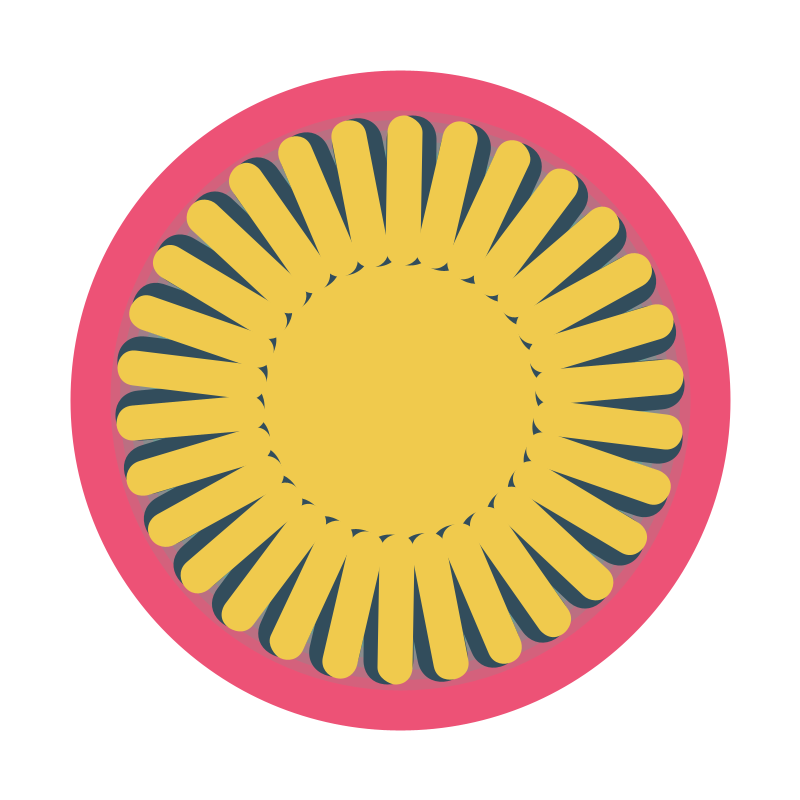
Frame 1 (no input)
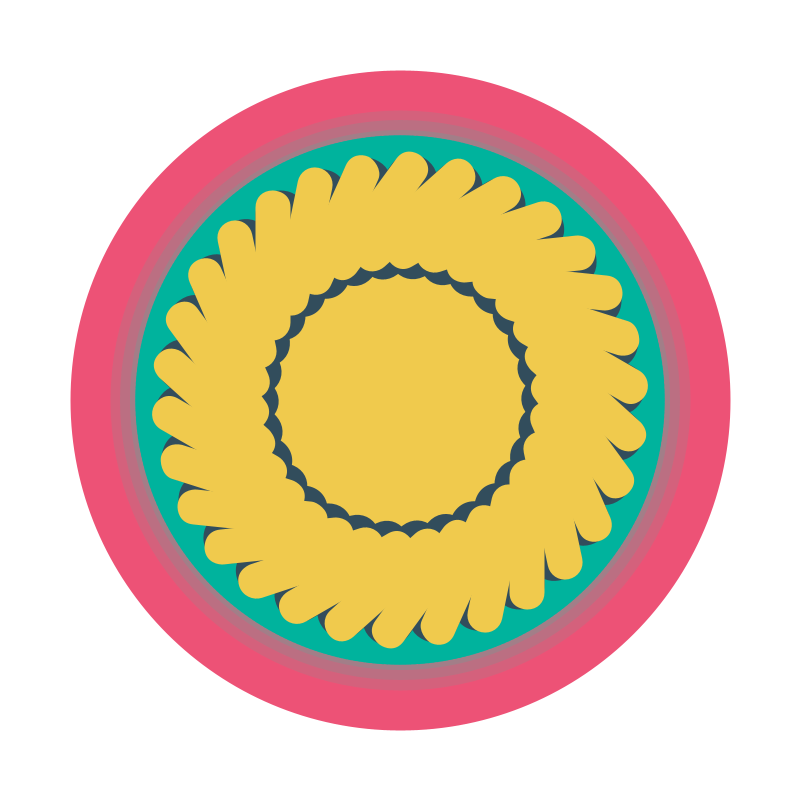
Frame 60 (the mouse pressed at the canvas centre just before this capture)
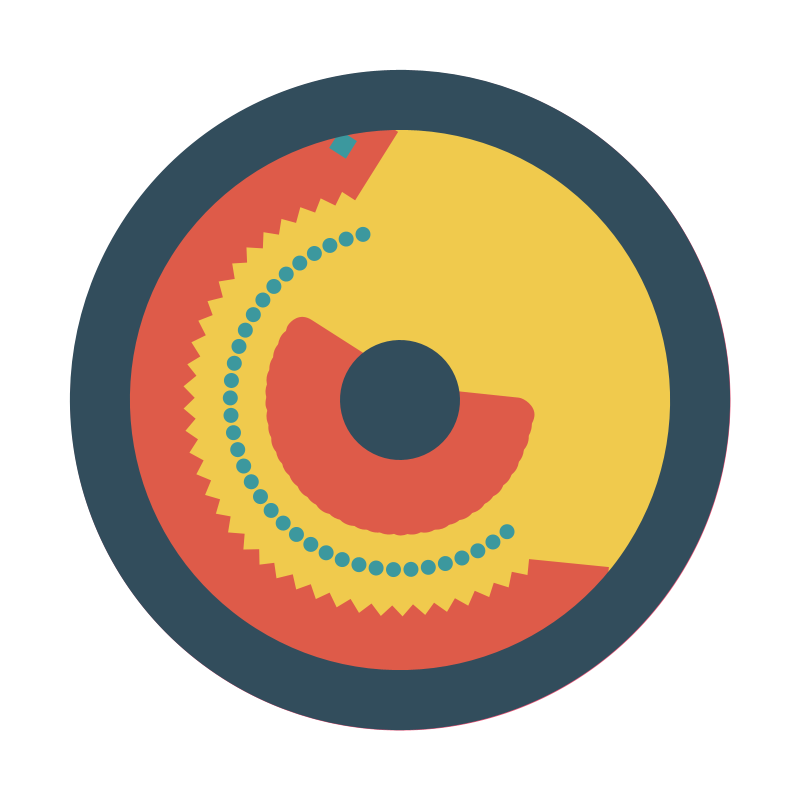
Frame 120 (the mouse held since frame 60 and released just before this capture)

The Processing sketch that drew these frames (run headless with seeded random() and noise(); from frame 60 on, the mouse is pressed at the canvas centre):

// Processing sketch: c1Juan
// ── c1Juan.pde
/*
//INSTRUCCIONES//

1.	Presionando la tecla “n” se cambian los colores a una paleta de colores predefinida, además se agrega una forma que hace que la composición sea más interesante y distinta.
2.	Presionando la tecla “m” se cambian los colores a una paleta de colores aleatoria, además se le agrega una forma que hace que la composición sea más interesante y distinta.
3.	Presionando la tecla “b” algunos de los colores se cambian por blancos y negros.
4.	Presionando el mouse la composición se convierte en otra, con otros movimientos, colores y formas.
5.	Presionando la tecla  ”r” el sketch se reinicia.

//////////////////////////////////// SKETCH ////////////////////////////////////

//OBJETIVOS: // HACER QUE CAMBIE DE COLOR CON ArrayList DE COLOR/
             // HACER QUE LA VELOCIDAD CAMBIE CON KEYPRESSED
             // INCORPORAR UNA INTERACCION CON EL MOUSE (¿GRADIENTES? ¿COS, SIN? ¿?)
*/


// LISTAS
color[] colores;

//CLASES
Vert1 a;     // SE DEFINE LA CLASE

// COLOR CONTORNOS
color c1   = color(50,77,92);         // Original
color c1_c = color(0);                // cambio otro color stroke pequeño
color c2   = color(240,67,58);        // Original
color c2_c = color(255);              // cambio otro color stroke grande
color ef   = color(240, 202, 77);     // color ellipse del fondo
color ef_c = color(240, 202, 77);     // Cambia el color ellipse del fondo
color f1_c = color(0);                // Cambia color a negro: Afecta a lerp color
color t1_c = color(0);                // Cambia color a negro: Afecta a lerp color

// Cuarta paleta de colores

color c1_v = color(64, 21, 42);                                   // Afecta lado sombreado cambio otro color stroke pequeño
color c2_v = color(0);                                            // cambio otro color stroke grande
color c3_v = color(244, 205, 165);                                // Afecta al color de fondo
color ef_v = color(255, 82, 51);                                  // Afecta lado no sombreado color ellipse del fondo cambio
color efRandom = color(random(255),random(255),random(255));      // Definicion de un color random: se activa con la interaccion de la tecla "m"
color c1Random = color(random(255),random(255),random(255));      // Definicion de un color random: se activa con la interaccion de la tecla "m"

// Definición RGB para el lerp color
int cf1 = 237;
int cf2 = 82 ;
int cf3 = 118;
int ct1 = 70 ;
int ct2 = 179;
int ct3 = 157;

// VARIABLES GRADIENTES
color f1 = color(cf1,cf2, cf3);        // Inicio del lerp color
color t1 = color(ct1,ct2,ct3);         // Final del lerp color
color i1 = lerpColor(f1,t1,.15);       // un punto intermedio dentro de estos dos colores
color i2 = lerpColor(f1,t1,.30);       // un punto intermedio dentro de estos dos colores
color i3 = lerpColor(f1,t1,.45);       // un punto intermedio dentro de estos dos colores
color i4 = lerpColor(f1,t1,.60);       // un punto intermedio dentro de estos dos colores
color i5 = lerpColor(f1,t1,.75);       // un punto intermedio dentro de estos dos colores
color i6 = lerpColor(f1,t1,.85);       // un punto intermedio dentro de estos dos colores

float l = 0;                           // Para disminuir el movimiento en la interaccion con el mouse
float p;                               // Variable para cambiar de color (Palpitaciones)

// Variables de cambio permanente (Booleanas)
int k = 1;     // Variable permanente del Mouse
int j = 1;     // Variable permanente de la tecla b
int h = 1;     // Variable permanente de la tecla n
int g = 1;     // Variable permanente de la tecla m

void setup(){

  colores = new color[3];
  colores[0] = color(random(255),random(255),random(255));      // Primer color random de la lista
  colores[1] = color(random(255),random(255),random(255));      // Segundo color random de la lista
  colores[2] = color(random(255),random(255),random(255));      // Tercer color random de la lista
  a = new Vert1();         // Incializacion de clases
  size(800,800);           // Tamaño del sketch en pixeles
  background(255);         // Fondo global
}


void draw(){

  p = p + 10;              // Variable para hacer que el fondo cambie de color constantemente
  background(255);         // Fondo permamente
  a.lerpcc();              //Gradiente usando lerp: Cargar una funcion desde la clase

/////////////////////////////////////////////////// ELLIPSE CENTRAL ////////////////////////////////////////////////////

   noStroke();                                   // Sin Bordes
   fill(ef);                                     // Color de ellipse del centro
   ellipse(width/2, height/2, 300, 300);         // Ellipse del centro

////////////////////////////////////////////////////// ANILLO FONDO ////////////////////////////////////////////////////

   strokeWeight(30);
   noStroke();                                      // Sin bordes
   translate(width/2, height/2);                    // punto (0,0)/ ORIGEN en el centro del sketch
   for(int i = 0; i < 360; i+=1.5){                 // For que define: angulo máximo de rotación, cantidad de figuras y su separación
       float x = sin(radians(i))*150;               // variable de rotacion
       float y = cos(radians(i))*150;               // variable de rotacion
       pushMatrix();                                // Abriendo propiedades independientes
       translate(x, y);                             // Se traslada el origen, que al mismo tiempo esta en movimiento
       rotate(radians(-i+frameCount));              // proporciona movimiento al sketch/ cambia los ejes/ direccion de rotacion
       fill(sin(radians(p/2))*2*70, 179, 157);      // Se rellena la figura con el color original, pero es alterado en el canal R. (P.127) esto hara que palpite el anillo
       rect(0, 0, 120, 20, 25);                     // Se dibujan las figuras que se encuentran en el fondo
       popMatrix();                                 // Cerrando propiedades independientes
}

/////////////////////////////////////////////// INTERACCIÓN TECLA "M" /////////////////////////////////////////////////

  if(g == 2){                               // Condicion para interacción tecla "m"
    fill(colores[0]);                       // Se rellena con el primer color de la lista
    ellipse(0,0,1500,1500);                 // Se crea una elipse que cubre el sketch
    for(int i = 0; i < 360; i+=20)  {       // Forloop que define: angulo máximo de rotación, cantidad de figuras y su separación
       float x = sin(radians(i))*150;       // variable de rotación
       float y = cos(radians(i))*150;       // variable de rotación
       pushMatrix();                        // Abriendo propiedades independientes
       translate(x,y);                      // Se traslada el origen, que al mismo tiempo esta en movimiento
       rotate(radians(-i-frameCount+90));   // proporciona el movimiento al sketch / cambia los ejes / direccion de rotacion
       noStroke();                          // Sin bordes
       fill(colores[1]);                    // Se rellena con el segundo color de la lista
       rect(0,50,120,20, 25);               // Se crean las figuras que estaran rotando
       popMatrix();                         // Cerrando propiedades independientes
  }

    for(int i = 0; i < 360; i+=15)  {       // Segundo forloop que define: angulo máximo de rotación, cantidad de figuras y su separación
       float x = sin(radians(i))*150;       // Variable de rotación
       float y = cos(radians(i))*150;       // Variable de rotación
       pushMatrix();                        // Abriendo propiedades independientes
       translate(x,y);                      // Se traslada el origen, que al mismo tiempo esta en movimiento
       rotate(radians(-i+frameCount+90));   // proporciona el movimiento al sketch / cambia los ejes / direccion de rotacion
       noStroke();                          // Sin bordes
       fill(colores[1]);                    // Se rellena con el segundo color de la lista
       rect(0,30,20,20, 25);                // Se crean rectangulos pequeños con vertices suavisados
       rect(0,50,20,20, 25);                // Se crean rectangulos pequeños con vertices suavisados
       rect(0,70,20,20, 25);                // Se crean rectangulos pequeños con vertices suavisados
       rect(0,90,20,20, 25);                // Se crean rectangulos pequeños con vertices suavisados
       popMatrix();                         // Cerrando propiedades independientes
  }

  stroke(colores[2]);
  strokeWeight(50);
  noFill();
  ellipse(0,0,600,600);

}

//////////////////////////////////////////// INTERACCIONES TECLA "N"  ////////////////////////////////////////////////////

if (keyPressed) {                          // Estado permanente al apretar "n"
      if (key == 'n' || key == 'N') {      // Solo si apreta la tecla "n" o "N": Cambio de paleta y activación de boolean "h"
      c1 = c1_v;                           // Cambio de color desde el original al nuevo
      c2 = c2_v;                           // Cambio de color desde el original al nuevo
      ef = ef_v;                           // Cambio de color desde el original al nuevo
      h = 2;                               // Activación de boolean: Su valor cambia de 1 a 2
   }
 }

 if (h == 2){                               // Condicion para interacción tecla "n"
    fill(c3_v);                             // Se rellena con el color beige
    ellipse(0,0,1500,1500);                 // Se crea una elipse de fondo
    for(int i = 0; i < 360; i+=20)  {       // Forloop que define: angulo máximo de rotación, cantidad de figuras y su separación
       float x = sin(radians(i))*150;       // Variable de rotación
       float y = cos(radians(i))*150;       // Variable de rotación
       pushMatrix();                        // Abriendo propiedades independientes
       translate(x,y);                      // Se traslada el origen, que al mismo tiempo esta en movimiento
       rotate(radians(-i-frameCount+90));   // proporciona el movimiento al sketch / cambia los ejes / direccion de rotacion
       noStroke();                          // Sin bordes
       fill(115,22,48);                     // Se rellena con un color burdeo
       rect(0,50,120,20, 25);               // Se crean las figuras que rotan
       popMatrix();                         // Cerrando propiedades independientes
    }
  stroke(c1_v);                             // Se define el color del borde
  strokeWeight(50);                         // Se define el ancho del borde
  noFill();                                 // Sin relleno
  ellipse(0,0,600,600);                     // Se crea una elipse que sirve como contorno y limite de tamaño para el resto de la interacción
  }

/////////////////////////////////////////////// ANILLO EXTERIOR //////////////////////////////////////////////////////////////

strokeWeight(30);                            // Se define el ancho del borde
for(int i = 0; i < 360; i+=12){              // Forloop que define: angulo máximo de rotación, cantidad de figuras y su separación
  float x = sin(radians(i))*150;             // Variable de rotación
  float y = cos(radians(i))*150;             // Variable de rotación
  pushMatrix();                              // Abriendo propiedades independientes
  translate(x, y);                           // Se traslada el origen, que al mismo tiempo esta en movimiento, esta vez para el lado contrario
  rotate(radians(-i+frameCount+90));         // proporciona el movimiento al sketch / cambia los ejes / direccion de rotacion
  stroke(c1);                                // Se rellena el contorno con el color celeste
  fill(sin(radians(i/2))*255, 50, 100);      // Se rellena la figura con el color original, pero es alterado en el canal R. (P.127)
  rect(0, 0, 120, 20, 25);                   // Se crean las figuras que le dan forma al petalo
  popMatrix();                               // Cerrando propiedades independientes
               }

/////////////////////////////////////////////// ANILLO EXTERIOR 2 ///(/////////////////////////////////////////////////////////

for(int i = 0; i < 360; i+=12){
  float x = sin(radians(i))*150;            // Variable de rotación
  float y = cos(radians(i))*150;            // Variable de rotación
  pushMatrix();                             // Abriendo propiedades independientes
  translate(x, y);                          // Se traslada el origen, que al mismo tiempo esta en movimiento, esta vez para el lado contrario
  rotate(radians(-i+frameCount+90));        // proporciona el movimiento al sketch / cambia los ejes / direccion de rotacion
  stroke(ef);                               // Rellenar el borde de un color
  fill(50, 50, 100);                        // Se rellena la figura con un color azul
  rect(0, 0, 120, 5, 15);                   // Se crean las figuras que componen el petalo: Parte no sombreada
  popMatrix();                              // Cerrando propiedades independientes
}

////////////////////////////////////////// IINTERACCIÓN MOUSE ///////////////////////////////////////////////////////////////

if (k == 2){
  fill(#f0ca4d);                          // Se rellena con el color Amarillo
  noStroke();                             // Colocar color de paleta seleccionada
  ellipse(0,0,600,600);                   // Elipse de fondoque va a tapar el sketch
  for(int i = 0; i < 360; i+=10){         // Forloop que define: angulo máximo de rotación, cantidad de figuras y su separación
     rotate(radians(l));                  // proporciona el movimiento al sketch / cambia los ejes / direccion de rotacion
     stroke(#de5b49);                     // Color de bordes
     fill(#3c989e);                       // Color relleno de ellipses pequeñas y rectangulos del borde
     rect(0,0,120,5,15);                  // Rectangulo central de la interacción
     rect(160,160,50,50);                 // Rectangulos perifericos
     noStroke();                          // Sin bordes
     ellipse(120,120,15,15);              // Elipses pequeñas que se forman en la interaccón
  }

  strokeWeight(60);               // Contorno figura interactiva
  stroke(#324d5c);                // Color contorno de la figura
  noFill();                       // Para que sea solo el contorno / Sin relleno
  ellipse(0,0, 600, 600);         // Se crea una elipse del mismo tamaño que el sketch anterior
  noStroke();                     // Sin bordes
  fill(#324d5c);                  // Color elipse central de la interacción
  ellipse(0,0,120,120);           // Elipse central de la interacción
}

/////////////////////////////////// INTERACCIÓN TECLA "b" ///////////////////////////////////////
if (j == 2){
  strokeWeight(40);               // Ancho de bordes de la figura
  stroke(255);                    // Relleno de los contornos con el color blanco
  noFill();                       // Sin relleno
  ellipse(0,0, 560,560);          // Elipse negra que tapa las figuras de colores
  strokeWeight(20);               // Ancho de bordes de la figura
  stroke(0);                      // Ancho de bordes de la figura
  ellipse(0,0, 500,500);          // Elipse negra que tapa las figuras de colores
}

//////////////////////////////////////// INTERACCIONES ///////////////////////////////////////

//Boton nueva forma
if (mousePressed) {               // Interacción con el mouse
  k = 2;                          // Activa booleana "k"
  j = 1;                          // Desactiva booleana "j"
  l = l + 0.1;                    // Constante de movimiento: se le suma al float "l" 0.1 mientras preciono el mouse
  } else {                        // Si no se cumple la condicion
    k = 1;                        // Desactiva booleana "k"
}

// Boton cambio de color y nueva figura
if (keyPressed) {                        // Interacción de teclado
  if (key == 'm' || key == 'M') {        // Cuando apreto la tecla "m" o "M"
    g = 2;                               // Se activa la booleana "g"
    ef = efRandom;                       // El color ef se convierte en un color Random
    }
}

// BOTON CAMBIO DE COLOR
if (keyPressed) {                           // Interacción de teclado
  if (key == 'b' || key == 'B') {           // Cuando apreto la tecla "b"
    j = 2;                                  // Se activa la booleana
    c1 = c1_c;                              // De color original a negro
    ef = c2_c;                              // De color original a blanco
    f1 = color (0);                         // Cambio de color de lerpColor = Lerp "from"
    t1 = color(255);                        // Cambio de color de lerpColor = Lerp "to"
    } else {
      c1_c = c1;
      ef_c = ef;
      j = 1;
    }
}

// BOTON RESSET
if (keyPressed) {                               // Interacción tecla
  if (key == 'r' || key == 'R') {               // Cuando apreto la tecla "R"
    background(255);                            // Se crea un fondo para "borrar" todo
    c1_c = c1;
    c1_v = c1;                                  // los colores que han sido cambiados vuelven a su valor original
    c2_c = c2;
    c2_v = c2;                                  // los colores que han sido cambiados vuelven a su valor original
    ef_c = ef;
    ef_v = ef;                                  // los colores que han sido cambiados vuelven a su valor original
    j = 1;
    k = 1;
    h = 1;                                      // Se desactiva la booleana j
    f1 = color(237,82,118);                     // El incio del lerp vuelve a su color original
    t1 = color(70,179,157);                     // El final del lert vuelve a su color original
    }
}
}

// ── Clase.pde

class Vert1{
  //float x;
  //float y;
  //Editor de color
  int r = 255  ;
  int g = 103 ;
  int b = 63 ;
Vert1(){

}


void lerpcc(){
  noFill();
  // 1.-
  strokeWeight(165);
  stroke(t1);
  ellipse(height/2, width/2, 455,455);
  // 2.-
  strokeWeight(15);
  stroke(i6);
  ellipse(height/2, width/2, 475,475);
  // 3.-
  strokeWeight(15);
  stroke(i5);
  ellipse(height/2, width/2, 495,495);
  // 4.-
  strokeWeight(15);
  stroke(i4);
  ellipse(height/2, width/2, 515,515);
  // 5.-
  strokeWeight(15);
  stroke(i3);
  ellipse(height/2, width/2, 535,535);
  // 6.-
  strokeWeight(15);
  stroke(i2);
  ellipse(height/2, width/2, 555,555);
  // 7.-
  strokeWeight(15);
  stroke(i1);
  ellipse(height/2, width/2, 575,575);
  // 8.-
  strokeWeight(40);
  stroke(f1);
  ellipse(height/2, width/2, 620,620);
  }

}


/*
void bubls(){
  //fill(50,80,100);
  translate(width/2, height/2);
  rotate(radians(p));
  rect(-26, -26, 52, 52);


}

}
*/
